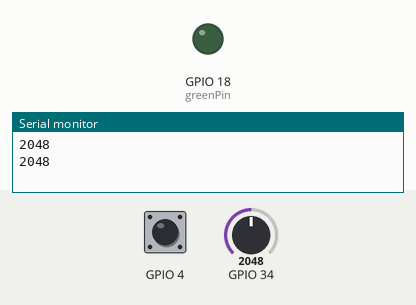
Recording of a sketch running on a simulated ESP32. On the bench: output pins drawn as LEDs (lit = HIGH), the last lines printed to the serial monitor. The test bench sets the inputs (shaded band); at power-on: GPIO 4 HIGH, GPIO 34 = 2048.

Above: at 1.8 s.
1.9 s: GPIO 4 pulled LOW for 1.2 s
At 3.0 s:
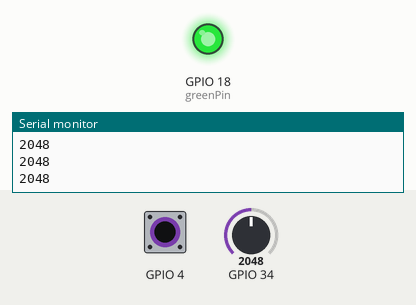
5.5 s: GPIO 4 pulled LOW for 3.2 s
At 9.6 s:
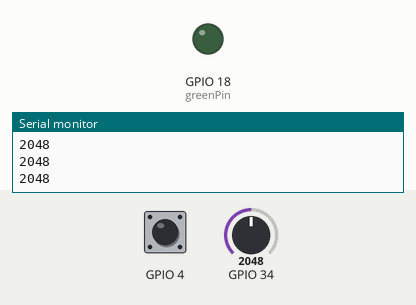
Timing chart, 0 to 11.1 s (numbered marks = the images above; inputs shaded):
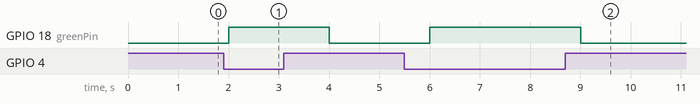

Measured:
- after the input at 1.9 s, GPIO 18 (greenPin): LOW → HIGH after 0.10 s, → LOW 2.0 s later
- after the input at 5.5 s, GPIO 18 (greenPin): LOW → HIGH after 0.50 s, → LOW 3.0 s later

The sketch:

Touch_and_Wifi.ino
```cpp
#include <WiFi.h>
#include <WebServer.h>
#include <WiFiUdp.h>
//#include <OSCMessage.h>


/* Put your SSID & Password */
const char* ssid = "cynthia";  // Enter SSID here
const char* password = "12345678";  //Enter Password here

/* Put IP Address details */
IPAddress local_ip(192,168,1,1);
IPAddress gateway(192,168,1,1);
IPAddress subnet(255,255,255,0);

WebServer server(80);

WiFiUDP udp;

int greenPin = 18;
const int greenLEDChannel = 1;
const int freq = 5000;
const int resolution = 8;

void setup() {
  Serial.begin(9600);

  WiFi.softAP(ssid, password);
  WiFi.softAPConfig(local_ip, gateway, subnet);

  server.begin();

  pinMode(greenPin, OUTPUT);
  ledcSetup(greenLEDChannel, freq, resolution);
  ledcAttachPin(greenPin, greenLEDChannel);
}

void loop(){

    int touchVal = touchRead(T0);
    //Serial.println(touchVal);  // get value using T0
    if (touchVal < 20)
      ledcWrite(greenLEDChannel, 255);
    else
      ledcWrite(greenLEDChannel, 0);
    Serial.println(analogRead(34));

    udp.beginPacket("192.168.1.2",touchVal);
    udp.printf("elllo");
    udp.endPacket();

    //Wait for 1 second
    delay(1000);

}
```
